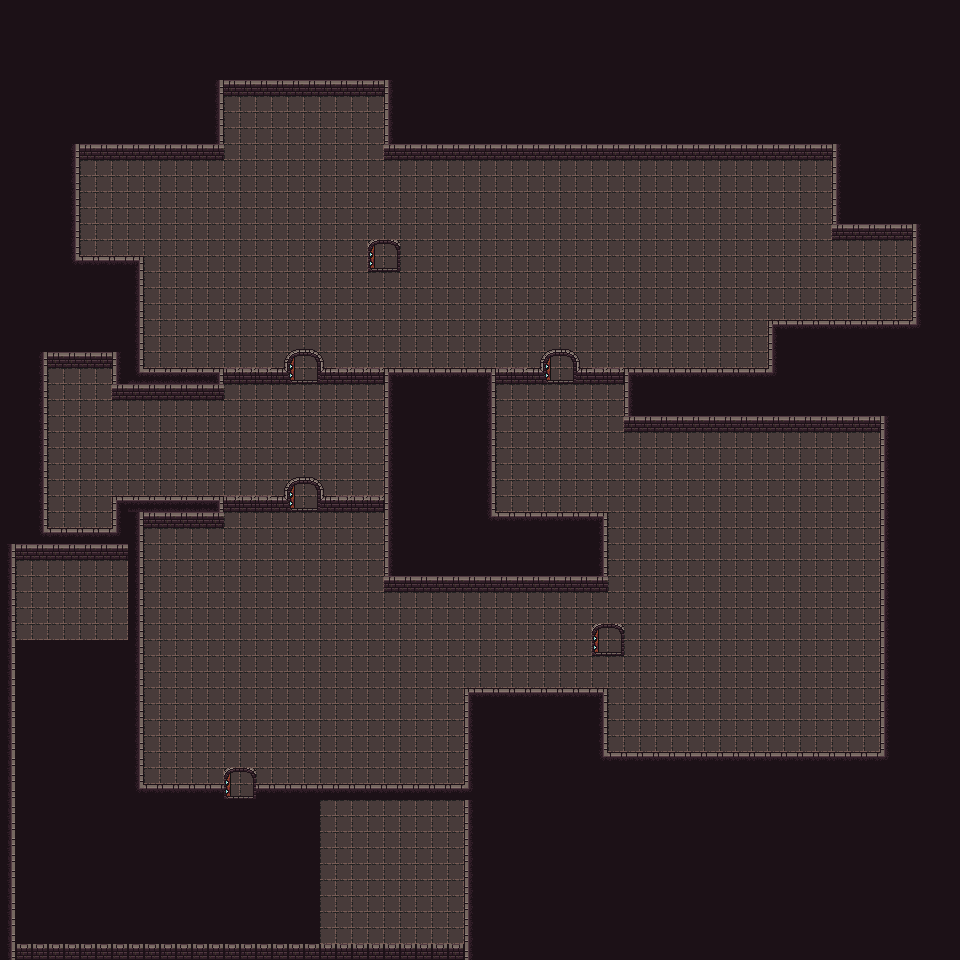

This is a level from a 2D game, rendered from its Tiled map with the project's own tilesets. A one-line summary and the map file follow, with tile-layer data summarised:
An orthogonal 60x60 tile map with 16x16 px tiles, 4 tile layers (base, floor, collision_tile, door), 7 tilesets and 201 objects (19x knight, start_point, gate_position).

<map version="1.10" tiledversion="1.10.1" orientation="orthogonal" renderorder="right-down" width="60" height="60" tilewidth="16" tileheight="16" infinite="0" nextlayerid="14" nextobjectid="257">
 <tileset firstgid="1" source="../tsx/dungeontileset-extended.tsx" />
 <tileset firstgid="4097" source="../tsx/16x16 dungeon ii wall reconfig v04 spritesheet.tsx" />
 <tileset firstgid="4289" name="Walls" tilewidth="16" tileheight="16" tilecount="117" columns="9">
  <image source="../img/Walls.png" width="144" height="208" />
 </tileset>
 <tileset firstgid="4406" name="Decor" tilewidth="16" tileheight="16" tilecount="81" columns="9">
  <image source="../img/Decor.png" width="144" height="144" />
 </tileset>
 <tileset firstgid="4487" name="Door_1" tilewidth="16" tileheight="16" tilecount="4" columns="2">
  <image source="../img/Door_1.png" width="32" height="32" />
 </tileset>
 <tileset firstgid="4491" name="Floor" tilewidth="16" tileheight="16" tilecount="4" columns="2">
  <image source="../img/Floor.png" width="32" height="32" />
 </tileset>
 <tileset firstgid="4495" name="Dungeon_Tileset" tilewidth="16" tileheight="16" tilecount="100" columns="10">
  <image source="../img/Dungeon_Tileset.png" width="160" height="160" />
 </tileset>
 <layer id="1" name="base" width="60" height="60">
  <data>[3600 cells, 3600 non-empty, 1 distinct tile ids]</data>
 </layer>
 <layer id="2" name="floor" width="60" height="60">
  <data>[3600 cells, 1802 non-empty, 1 distinct tile ids]</data>
 </layer>
 <layer id="3" name="collision_tile" width="60" height="60">
  <data>[3600 cells, 409 non-empty, 19 distinct tile ids]</data>
 </layer>
 <objectgroup id="5" name="collision_layer" visible="0">
  <object id="1" x="224" y="80" width="160" height="16" />
  <object id="2" x="384" y="80" height="64" />
  <object id="3" x="384" y="144" width="448" height="16" />
  <object id="4" x="832" y="144" height="80" />
  <object id="5" x="832" y="224" width="80" height="16" />
  <object id="6" x="912" y="224" height="96" />
  <object id="7" x="944" y="0" width="16" height="960" />
  <object id="8" x="0" y="944" width="960" height="16" />
  <object id="9" x="0" y="0" width="16" height="944" />
  <object id="10" x="16" y="0" width="928" height="16" />
  <object id="11" x="80" y="144" width="144" height="16" />
  <object id="12" x="224" y="80" height="64" />
  <object id="13" x="80" y="144" height="112" />
  <object id="14" x="80" y="256" width="64" />
  <object id="15" x="144" y="256" height="112" />
  <object id="16" x="144" y="368" width="80" />
  <object id="17" x="224" y="368" height="16" />
  <object id="18" x="112" y="384" width="112" height="16" />
  <object id="19" x="112" y="352" height="32" />
  <object id="20" x="48" y="352" width="64" height="16" />
  <object id="21" x="48" y="352" height="176" />
  <object id="22" x="48" y="528" width="64" />
  <object id="23" x="112" y="496" height="32" />
  <object id="24" x="112" y="496" width="112" />
  <object id="25" x="224" y="496" height="16" />
  <object id="26" x="144" y="512" width="80" height="16" />
  <object id="27" x="144" y="512" height="272" />
  <object id="29" x="464" y="688" height="96" />
  <object id="30" x="464" y="688" width="144" />
  <object id="31" x="608" y="656" height="96" />
  <object id="32" x="608" y="592" height="32" />
  <object id="33" x="384" y="576" width="224" height="16" />
  <object id="34" x="608" y="512" height="64" />
  <object id="35" x="496" y="512" width="112" />
  <object id="36" x="496" y="368" height="144" />
  <object id="37" x="384" y="368" width="160" />
  <object id="38" x="496" y="368" width="48" height="16" />
  <object id="39" x="576" y="368" width="48" height="16" />
  <object id="40" x="624" y="368" width="144" />
  <object id="41" x="768" y="320" height="48" />
  <object id="44" x="768" y="320" width="144" height="16" />
  <object id="46" x="624" y="416" width="256" height="16" />
  <object id="47" x="880" y="416" height="336" />
  <object id="48" x="384" y="368" height="208" />
  <object id="49" x="624" y="368" height="48" />
  <object id="50" x="224" y="496" width="64" height="16" />
  <object id="51" x="320" y="496" width="64" height="16" />
  <object id="52" x="224" y="368" width="64" height="16" />
  <object id="54" x="320" y="368" width="64" height="16" />
  <object id="59" x="384" y="160" height="80" />
  <object id="60" x="384" y="272" height="96" />
  <object id="172" x="464" y="787" width="6" height="173" />
  <object id="173" x="1" y="543" width="140" height="16" />
  <object id="174" x="144" y="787" width="72" />
  <object id="176" x="266" y="788" width="196" />
 </objectgroup>
 <layer id="4" name="door" width="60" height="60">
  <data>[3600 cells, 50 non-empty, 13 distinct tile ids]</data>
 </layer>
 <objectgroup id="6" name="door_layer" visible="0">
  <object id="170" x="225" y="769" width="31" height="30" />
  <object id="177" gid="4264" x="240" y="784" width="16" height="16" />
  <object id="178" gid="4263" x="224" y="784" width="16" height="16" />
  <object id="179" gid="4279" x="224" y="800" width="16" height="16" />
  <object id="180" gid="4280" x="240" y="800" width="16" height="16" />
  <object id="201" x="288" y="480.5" width="31" height="30" />
  <object id="202" gid="4264" x="303" y="495.5" width="16" height="16" />
  <object id="203" gid="4263" x="287" y="495.5" width="16" height="16" />
  <object id="204" gid="4279" x="287" y="511.5" width="16" height="16" />
  <object id="205" gid="4280" x="303" y="511.5" width="16" height="16" />
  <object id="211" x="288" y="352.5" width="31" height="30" />
  <object id="212" gid="4264" x="303" y="367.5" width="16" height="16" />
  <object id="213" gid="4263" x="287" y="367.5" width="16" height="16" />
  <object id="214" gid="4279" x="287" y="383.5" width="16" height="16" />
  <object id="215" gid="4280" x="303" y="383.5" width="16" height="16" />
  <object id="216" x="368" y="240.5" width="31" height="30" />
  <object id="217" gid="4264" x="383" y="255.5" width="16" height="16" />
  <object id="218" gid="4263" x="367" y="255.5" width="16" height="16" />
  <object id="219" gid="4279" x="367" y="271.5" width="16" height="16" />
  <object id="220" gid="4280" x="383" y="271.5" width="16" height="16" />
  <object id="226" x="544" y="352.5" width="31" height="30" />
  <object id="227" gid="4264" x="559" y="367.5" width="16" height="16" />
  <object id="228" gid="4263" x="543" y="367.5" width="16" height="16" />
  <object id="229" gid="4279" x="543" y="383.5" width="16" height="16" />
  <object id="230" gid="4280" x="559" y="383.5" width="16" height="16" />
  <object id="231" x="592" y="624.5" width="31" height="30" />
  <object id="232" gid="4264" x="607" y="639.5" width="16" height="16" />
  <object id="233" gid="4263" x="591" y="639.5" width="16" height="16" />
  <object id="234" gid="4279" x="591" y="655.5" width="16" height="16" />
  <object id="235" gid="4280" x="607" y="655.5" width="16" height="16" />
 </objectgroup>
 <objectgroup id="13" name="destroyable_object" visible="0">
  <object id="90" x="608" y="240" width="16" height="16" />
  <object id="91" x="624" y="240" width="16" height="16" />
  <object id="92" x="624" y="256" width="16" height="16" />
  <object id="93" x="608" y="256" width="16" height="16" />
  <object id="94" x="480" y="240" width="16" height="16" />
  </objectgroup>
 <group id="7" name="room">
  <objectgroup id="12" name="start_room" visible="0">
   <!-- 36 objects omitted --></objectgroup>
  <objectgroup id="8" name="final_room" visible="0">
   <!-- 31 objects omitted --></objectgroup>
  <objectgroup id="9" name="2" visible="0">
   <!-- 23 objects omitted --></objectgroup>
  <objectgroup id="10" name="3" visible="0">
   <!-- 15 objects omitted --></objectgroup>
  <objectgroup id="11" name="4">
   <!-- 7 objects omitted --></objectgroup>
 </group>
</map>
<!-- 111 of 201 objects omitted -->
